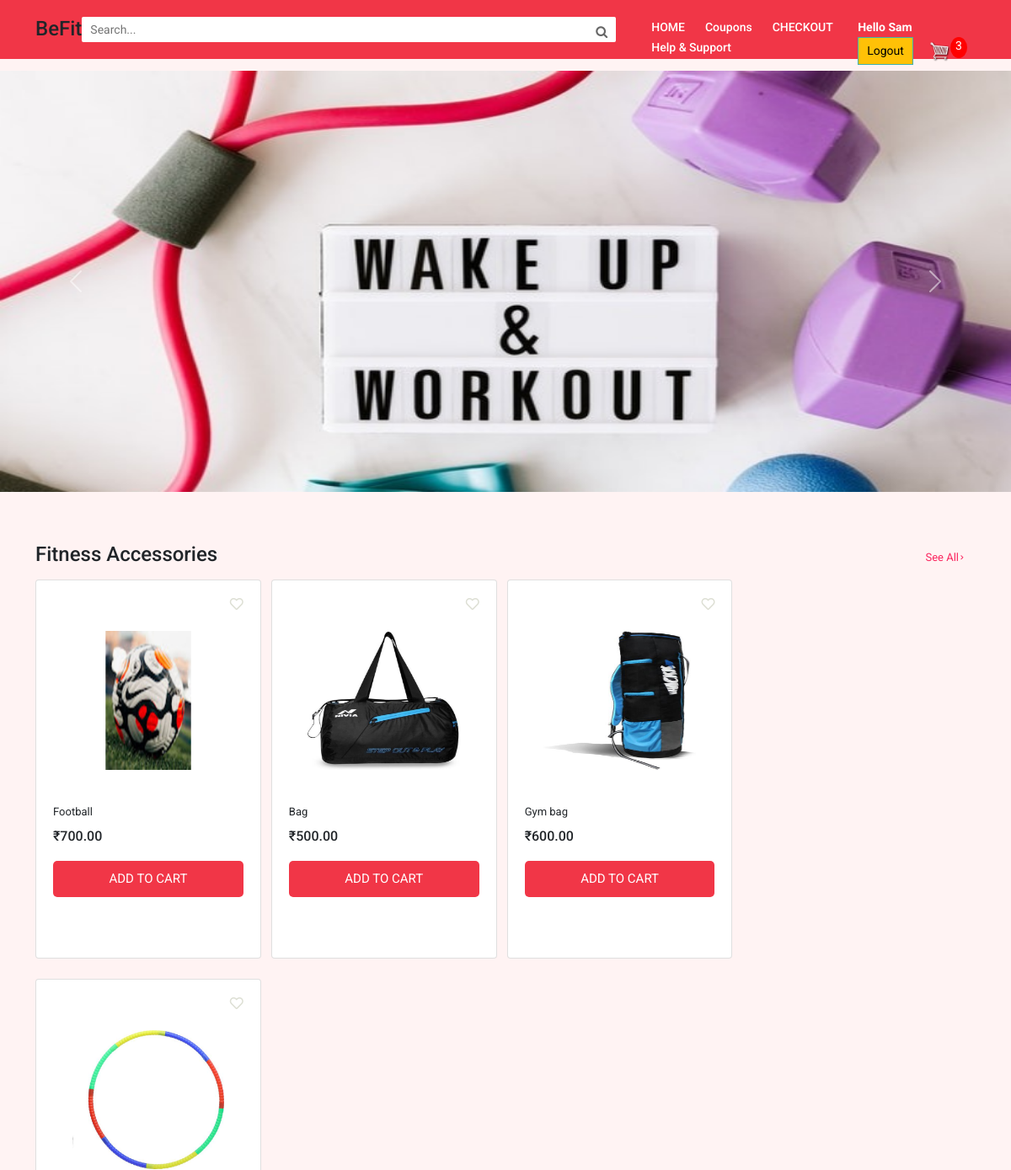
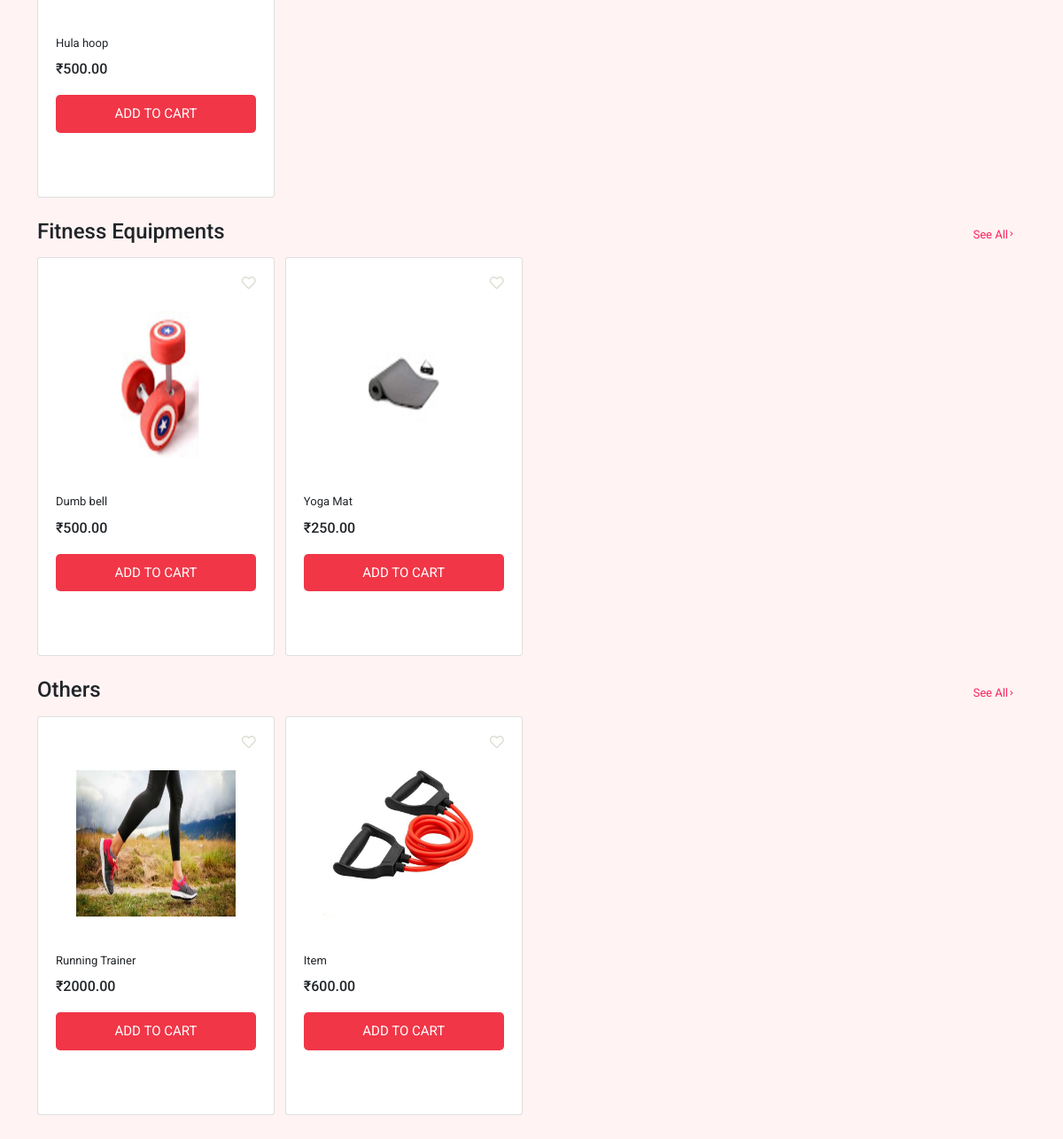
/store/ (signed in), run on the app's committed database (2 pictures, top to bottom).
### store/models.py (models this page shows, shortened)
class Product(models.Model):
	name = models.CharField(max_length=200)
	category = models.ForeignKey(Category, on_delete=models.SET_NULL, null=True)
	price = models.FloatField()
	digital = models.BooleanField(default=False, null=True, blank=True)
	image = models.ImageField(null=True, blank=True)
	@property
	def imageURL(self):
		try:
			url = self.image.url
		except:
			url = ''
		return url

### store/views.py (the view)
# urls.py: path('store/',store, name="store"),
def store(request):
    data = cartData(request)
    cartItems = data['cartItems']
    order = data['order']
    items = data['items']
    products1 = Product.objects.filter(category=1)
    products1 = products1[0:4]
    products2 = Product.objects.filter(category=2)
    products2 = products2[0:4]
    products3 = Product.objects.filter(category=3)
    products3 = products3[0:4]
    context = {'products1':products1,"products2": products2,"products3":products3,'cartItems':cartItems}
    return render(request, 'store/store.html', context)

### store/models.py (called while the page is built)
	@property
	def get_cart_items(self):
		orderitems = self.orderitem_set.all()
		total = sum([item.quantity for item in orderitems])
		return total

### store/utils.py (called while the page is built)
def cartData(request):
	if request.user.is_authenticated:
		customer = request.user.customer
		order, created = Order.objects.get_or_create(customer=customer, complete=False)
		items = order.orderitem_set.all()
		cartItems = order.get_cart_items
	else:
		cookieData = cookieCart(request)
		cartItems = cookieData['cartItems']
		order = cookieData['order']
		items = cookieData['items']
	return {'cartItems':cartItems ,'order':order, 'items':items}

### templates/store/store.html (shortened to what this page needs)
{% extends 'store/main.html' %}
{% load static %}
{% block content %}
<section class="main-body">
    <section class="slideshow">
      <div id="carouselExampleIndicators" class="carousel slide" data-ride="carousel">
        <div class="carousel-inner">
          <div class="carousel-item active">
            <img class="d-block w-100 fit" src="../../static/store/images/img1.jpeg" alt="First slide">
          </div>
        </div>
        <a class="carousel-control-prev" href="#carouselExampleIndicators" role="button" data-slide="prev">
          <span class="carousel-control-prev-icon" aria-hidden="true"></span>
        </a>
        <a class="carousel-control-next" href="#carouselExampleIndicators" role="button" data-slide="next">
          <span class="carousel-control-next-icon" aria-hidden="true"></span>
        </a>
      </div>
    </section>
    <section class="fitness-accessories">
        <div class="container main-container">
          <div class="title">
            <h4>Fitness Accessories</h4>
            <p><a href="#">See All<i class="fas fa-chevron-right"></i></a></p>
          </div>
            <div class="card-container">
                {% for product in products1 %}
                <div class="card">
                  <span><i class="fas fa-heart" onclick="wishlist()" id="icon"></i></span>
                  <img src="{{product.imageURL}}"/>
                  <p>{{product.name}}</p>
                  <h5>₹{{product.price|floatformat:2}}</h5>
                  <button type="button" data-product="{{product.id}}" data-action="add" class="add-cart update-cart">ADD TO CART</button>
                </div>
                {% endfor %}
            </div>
        </div>
    </section>
    <section class="fitness-equipments">
        <div class="container main-container">
          <div class="title">
            <h4>Fitness Equipments</h4>
            <p><a href="#">See All<i class="fas fa-chevron-right"></i></a></p>
          </div>
            <div class="card-container">
                {% for product in products2 %}
                <div class="card">
                  <span><i class="fas fa-heart" onclick="wishlist()" id="icon"></i></span>
                  <img src="{{product.imageURL}}"/>
                  <p>{{product.name}}</p>
                  <h5>₹{{product.price|floatformat:2}}</h5>
                  <button type="button" data-product="{{product.id}}" data-action="add" class="add-cart update-cart">ADD TO CART</button>
                </div>
                {% endfor %}
            </div>
        </div>
    </section>
    <section class="supplements">
        <div class="container main-container">
          <div class="title">
            <h4>Others</h4>
            <p><a href="#">See All<i class="fas fa-chevron-right"></i></a></p>
          </div>
            <div class="card-container">
                {% for product in products3 %}
                <div class="card">
                  <span><i class="fas fa-heart" onclick="wishlist()" id="icon"></i></span>
                  <img src="{{product.imageURL}}"/>
                  <p>{{product.name}}</p>
                  <h5>₹{{product.price|floatformat:2}}</h5>
                  <button type="button" data-product="{{product.id}}" data-action="add" class="add-cart update-cart">ADD TO CART</button>
                </div>
                {% endfor %}
            </div>
        </div>
    </section>
</section>
{% endblock content %}

### templates/store/main.html (shortened to what this page needs)
<!DOCTYPE html>
{% load static %}
<html>
<head>
        <link href="https://cdn.jsdelivr.net/npm/bootstrap@5.1.0/dist/css/bootstrap.min.css" rel="stylesheet">
        <link rel="stylesheet" href="https://use.fontawesome.com/releases/v5.15.3/css/all.css">
        <link rel="stylesheet" href="https://cdnjs.cloudflare.com/ajax/libs/font-awesome/4.7.0/css/font-awesome.min.css">
    <link rel="stylesheet" type="text/css" href="{% static 'store/css/main.css' %}">
</head>
<body>
    <section class="header">
        <div class="container head">
            <h3>BeFit   </h3>
            <form id="s" method="POST" action="/filter/">
            <div class="serach-bar" style="display:flex;">
                <input type="text" class="search" placeholder="Search..." name="search">
                <button type="submit" style="outline: none;
                border: none;text-align: center;
                border-radius:0 2px 2px 0; background-color: #fff;" form="s"><i class="fa fa-search" style="height: 30px;padding: 10px;font-size: 15px;color:#666; text-align: center;"></i></button>
            </div>
            </form>
            <div class="nav-links">
                <ul>
                    <li><a href="{% url 'store' %}">HOME</a></li>
                    <li><a href="{% url 'coupons' %}">Coupons</a></li>
                    <li><a href="{% url 'checkout' %}">CHECKOUT</a></li>
                    <li><a href="{% url 'chat' %}">Help & Support</a></li>
                </ul>
            </div>
            <div>
                <span style="color: #fff; font-size: 14px; padding-right: 10px; font-weight:bolder; text-decoration: wavy; text-transform: capitalize;">Hello {{request.user}}</span>
                <a href="{% url 'logout' %}" class="btn btn-warning logout" style="padding-left: 10px;">Logout</a>
                <a href="{% url 'cart' %}">
                    <img id="cart-icon" src="{% static 'store/images/cart.png' %}">
                </a>
                <p id="cart-total">{{cartItems}}</p>
            </div>
        </div>
    </section>
        {% block content %}
        {% endblock content %}
</body>
</html>

### static/store/css/main.css (style rules this page uses)
* { margin:0; padding: 0; box-sizing: border-box; font-family: "Roboto",sans-serif; }
a { text-decoration: none; }
.main-body::before { display: block; content: ''; height: 60px; margin-bottom: 2%; background-color: #fff; }
.header { width: 100%; height: 70px; background-color: #F13647; margin-bottom: 2%; position: fixed; z-index: 2; }
.head { display: flex; justify-content: space-between; padding-top: 20px; padding-bottom: 20px; }
.head h3 { font-size: x-large; }
.search { width: 600px; height: 30px; outline: none; border-radius: 2px 0 0 2px; border: none; padding: 10px; font-size: 14px; color: #666; }
.nav-links li { list-style: none; display: inline-block; }
.nav-links li a { color: #fff; padding: 10px; font-size: 14px; font-weight: 500; }
.logout { padding: 5px 10px; border: 1px solid #3fb0ac; border-radius: 5px; font-size: 14px; text-align: center; }
.carousel { height: 500px; overflow: hidden; }
.main-body { background-color: #fff3f3; padding-bottom: 2%; }
.card-container { width: 100%; display: flex; flex-direction: row; flex-wrap: wrap; }
.card { width: 24%; height: 450px; background-color: #fff; padding: 20px; display: flex; margin-bottom: 1.5rem; margin-right: 0.75rem; }
.card i { position: absolute; right: 20px; color: #dddfd4; font-weight: 300; }
.card img { margin:40px 0; width: 80%; align-self: center; height: 165px; }
.card p { font-size: 13px; margin-bottom: 10px; }
.card h5 { font-size:16px; display: inline-block; margin-bottom: 20px; }
.add-cart { float:right; background-color: #F13647; border: none; color: #fff; font-size: 15px; padding: 10px; border-radius: 5px; text-align: center; }
.title { display: flex; justify-content: space-between; align-items: baseline; }
.title h4 { font-weight: 500; }
.title p { font-size: 13px; position: relative; margin-right: 20px; }
.title p a { color: #fa255e; font-weight: 400; }
.title p a i { font-size: 6px; padding: 0 2px; position: absolute; bottom: 35%; }
.main-container { position: relative; }
#cart-icon { width:25px; margin-left: 15px; }
#cart-total { display: inline-block; position: absolute; text-align: center; background-color: red; width: 20px; height: 25px; border-radius: 50%; font-size: 14px; color: #fff; }
.btn { border-radius: 0; }
.fit { height: 600px; width: 90%; }
.slideshow { margin-bottom: 5%; background-color: #fff; }

### data on the page
Product: imageURL (picture), name "Football", price "700.00"
Product: imageURL (picture), name "Bag", price "500.00"
Product: imageURL (picture), name "Gym bag", price "600.00"
Product: imageURL (picture), name "Hula hoop", price "500.00"
Product: imageURL (picture), name "Dumb bell", price "500.00"
Product: imageURL (picture), name "Yoga Mat", price "250.00"
Product: imageURL (picture), name "Running Trainer", price "2000.00"
Product: imageURL (picture), name "Item", price "600.00"

### other printed values
{{ request.user }} "Sam"
{{ cartItems }} "3"
